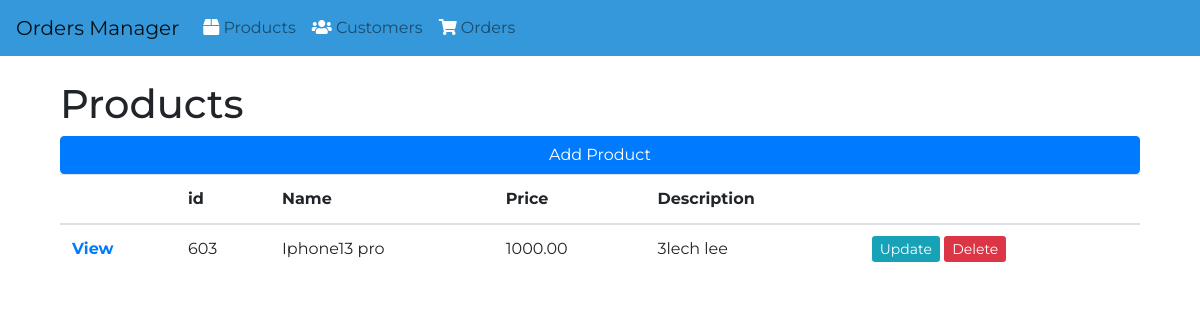
Screenshot of /products/ with the database file from the repository.
### products/models.py (models this page shows, shortened)
class Product(models.Model):
    name = models.CharField(max_length=100)
    price = models.DecimalField(max_digits=8, decimal_places=2)
    description = models.TextField()

### products/views.py (the view)
# urls.py: path('products/', views.product_list, name='product_list'),
def product_list(request):
    products = Product.objects.all()
    return render(request, 'products/product_list.html', {'products': products})

### products/templates/products/product_list.html
{% extends 'customers/base.html' %}
{% block content %}
    <div class="container mt-4">
        <h1>Products</h1>
        <ul class="navbar-nav" >
                <a class="btn btn-primary" href="{% url 'add_product' %}">Add Product</a>
        </ul>
            <table class="table">
                <thead>
                  <tr>
                    <th scope="col"></th>
                    <th scope="col">id</th>
                    <th scope="col">Name</th>
                    <th scope="col">Price</th>
                    <th scope="col">Description</th>
                    <th scope="col"></th>
                  </tr>
                </thead>
                <tbody>
                    {% for pr in products %}
                    <tr>
                        <th scope="row"><a href="{% url 'product_detail' pr.id %}">View</a></th>
                        <td>{{pr.id}}</td>
                        <td>{{pr.name}}</td>
                        <td>{{pr.price}}</td>
                        <td>{{pr.description}}</td>
                        <td><a class ="btn-sm btn-info" href="{% url 'update_product' pr.id %}">Update</a>
                        <a class ="btn-sm btn-danger" href="{% url 'delete_product' pr.id %}">Delete</a></td>
                      </tr>
                    {% endfor %}
                </tbody>
              </table>
              {% endblock content %}

### customers/templates/customers/base.html (style rules this page uses)
* { font-family: 'Montserrat', sans-serif; }

### rows the page displays
Product: id "603", name "Iphone13 pro", price "1000.00", description "3lech lee"
